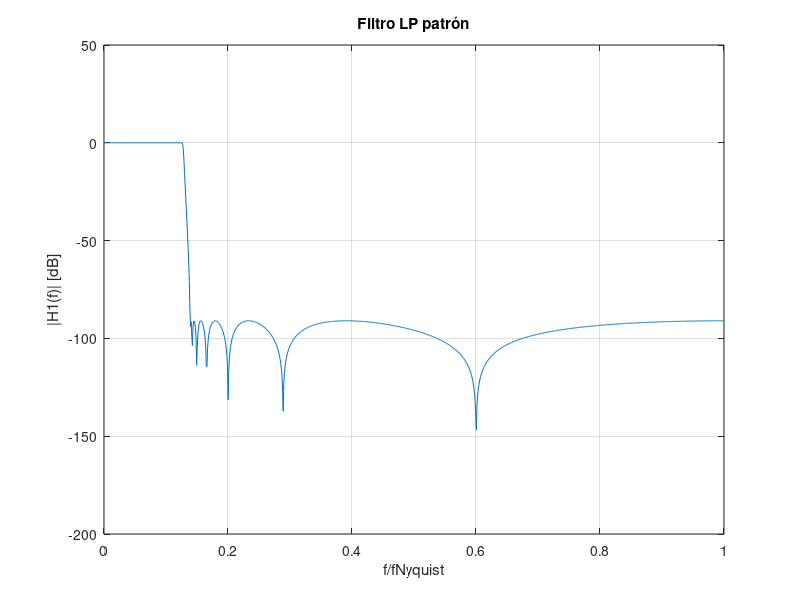
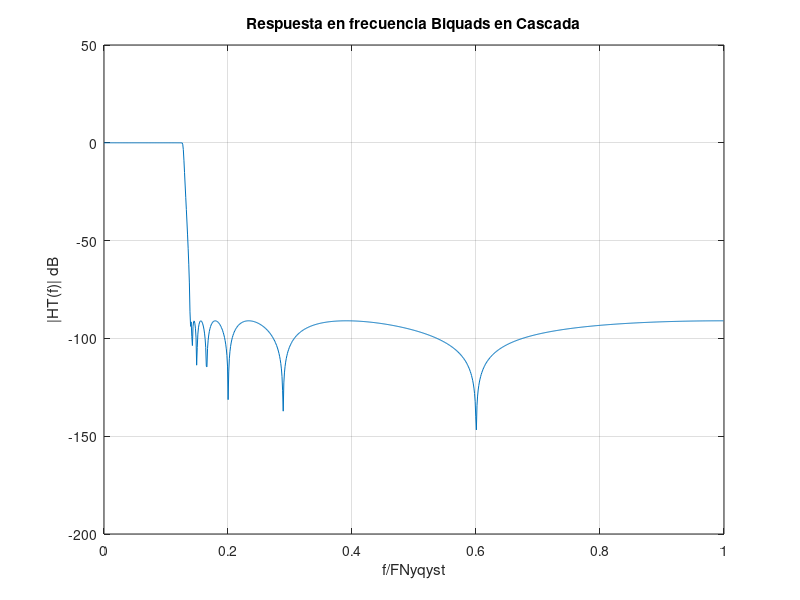
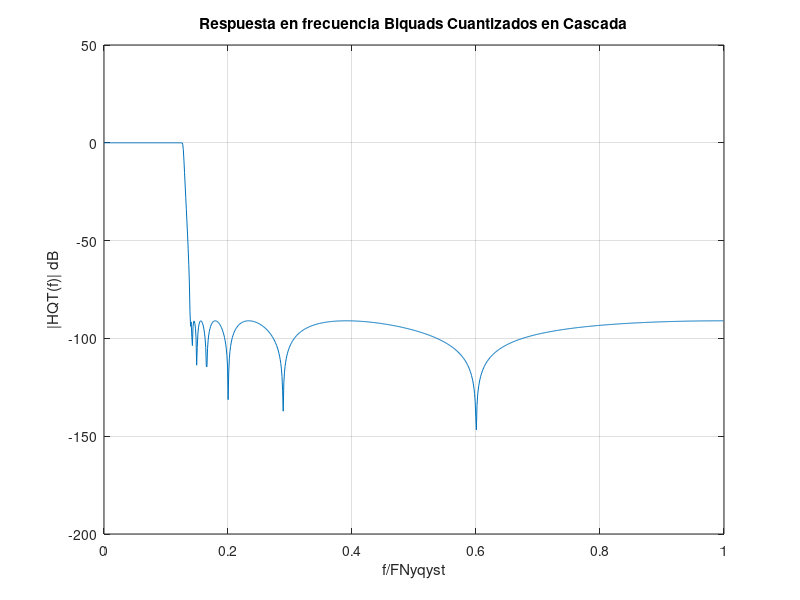
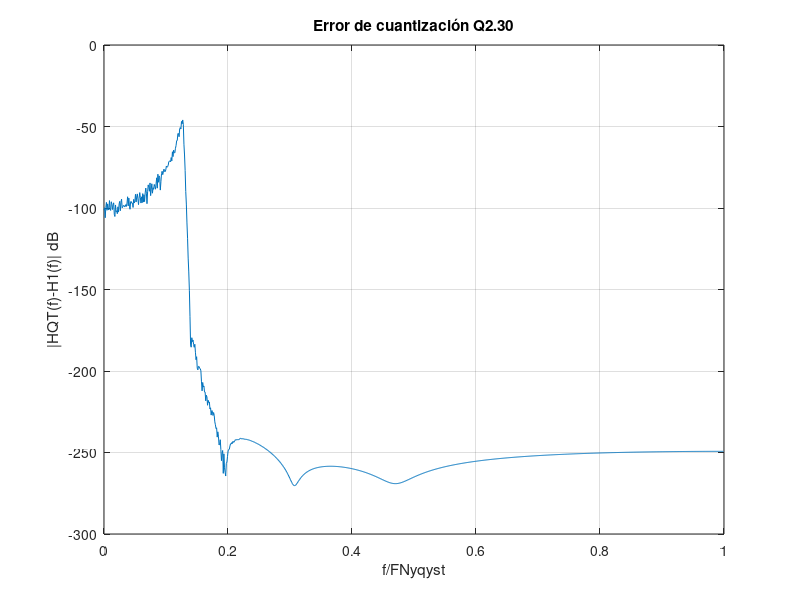

Write the MATLAB code that produced these figures, in order.
%
% LP_Configurable
%
% Autor: Dr. Carlos Romero
% 
% Historial
%
% 20/10/2021: Primera edición
%
% Descripción
%
% Estudio para diseño de filtro LP configurable para el proyecto STAMINA, bloque
% Noise Generator.
%
% La idea es diseñar un filtro patrón Hp(z), IIR y utilizar la transformación de
% Contastinides para modificar la banda de paso del filtro.

pkg load signal;

% Especificaciones del filtro patrón
fp=1/8;
Wp=1/64;
Rp=0.001;
Rs=91;

% Orden del filtro patrón IIR elíptico
Npatron=ellipord(fp,fp+Wp,Rp,Rs);

% Diseño filtro IIR elíptico
[B1,A1]=ellip(Npatron,Rp,Rs,fp);
[H1,W]=freqz(B1,A1,1024);
figure(1);plot(W/pi,20*log10(abs(H1)));grid;xlabel('f/fNyquist');
ylabel('|H1(f)| [dB]');title('Filtro LP patrón');


% Obtención de Biquads
K=B1(1);
B1n=B1./K;
Z1=roots(B1n);
P1=roots(A1);

N1=real(conv([1 -Z1(1)],[1 -Z1(2)]));
N2=real(conv([1 -Z1(3)],[1 -Z1(4)]));
N3=real(conv([1 -Z1(5)],[1 -Z1(6)]));
N4=real(conv([1 -Z1(7)],[1 -Z1(8)]));
N5=real(conv([1 -Z1(9)],[1 -Z1(10)]));
N6=real(conv([1 -Z1(11)],[1 -Z1(12)]));
N7=real(conv([1 -Z1(13)],[1 -Z1(14)]));

D1=real(conv([1 -P1(1)],[1 -P1(2)]));
D2=real(conv([1 -P1(3)],[1 -P1(4)]));
D3=real(conv([1 -P1(5)],[1 -P1(6)]));
D4=real(conv([1 -P1(7)],[1 -P1(8)]));
D5=real(conv([1 -P1(9)],[1 -P1(10)]));
D6=real(conv([1 -P1(11)],[1 -P1(12)]));
D7=real(conv([1 -P1(13)],[1 -P1(14)]));

[HB1,W]=freqz(N1,D1,1024);
[HB2,W]=freqz(N2,D2,1024);
[HB3,W]=freqz(N3,D3,1024);
[HB4,W]=freqz(N4,D4,1024);
[HB5,W]=freqz(N5,D5,1024);
[HB6,W]=freqz(N6,D6,1024);
[HB7,W]=freqz(N7,D7,1024);

HBT=K.*(HB1.*HB2.*HB3.*HB4.*HB5.*HB6.*HB7);

figure(2);plot(W/pi,20*log10(abs(HBT)));grid;xlabel('f/FNyqyst');
ylabel('|HT(f)| dB');title('Respuesta en frecuencia Biquads en Cascada');

% Gestión del escalado K1 para que las salidas de los biquad estén normalizados
K1=1/abs(HB1(63));
K2=1/abs(HB2(63));
K3=1/abs(HB3(63));
K4=1/abs(HB4(63));
K5=1/abs(HB5(63));
K6=1/abs(HB6(63));
K7=K/(K1*K2*K3*K4*K5*K6);
%K1=K;

% Cuantización coeficientes Q2.30
Nq1=round(N1*K1*2^30);
Dq1=round(D1*2^30);
Nq2=round(N2*K2*2^30);
Dq2=round(D2*2^30);
Nq3=round(N3*K3*2^30);
Dq3=round(D3*2^30);
Nq4=round(N4*K4*2^30);
Dq4=round(D4*2^30);
Nq5=round(N5*K5*2^30);
Dq5=round(D5*2^30);
Nq6=round(N6*K6*2^30);
Dq6=round(D6*2^30);
Nq7=round(N7*K7*2^30);
Dq7=round(D7*2^30);


NQ1=Nq1./2^30;
DQ1=Dq1./2^30;
NQ2=Nq2./2^30;
DQ2=Dq2./2^30;
NQ3=Nq3./2^30;
DQ3=Dq3./2^30;
NQ4=Nq4./2^30;
DQ4=Dq4./2^30;
NQ5=Nq5./2^30;
DQ5=Dq5./2^30;
NQ6=Nq6./2^30;
DQ6=Dq6./2^30;
NQ7=Nq7./2^30;
DQ7=Dq7./2^30;


[HQB1,W]=freqz(NQ1,DQ1,1024);
[HQB2,W]=freqz(NQ2,DQ2,1024);
[HQB3,W]=freqz(NQ3,DQ3,1024);
[HQB4,W]=freqz(NQ4,DQ4,1024);
[HQB5,W]=freqz(NQ5,DQ5,1024);
[HQB6,W]=freqz(NQ6,DQ6,1024);
[HQB7,W]=freqz(NQ7,DQ7,1024);

HQBT=HQB1.*HQB2.*HQB3.*HQB4.*HQB5.*HQB6.*HQB7;

figure(3);plot(W/pi,20*log10(abs(HQBT)));grid;xlabel('f/FNyqyst');
ylabel('|HQT(f)| dB');title('Respuesta en frecuencia Biquads Cuantizados en Cascada');

% Error Cuantización
figure(4);plot(W/pi,20*log10(abs(HQBT-H1)));grid;xlabel('f/FNyqyst');
ylabel('|HQT(f)-H1(f)| dB');title('Error de cuantización Q2.30');

% Muestra en pantalla los coeficientes Q2.30
%Kq1
%[Nq1 Dq1;Nq2 Dq2;Nq3 Dq3;Nq4 Dq4;Nq5 Dq5;Nq6 Dq6;Nq7 Dq7]


% Prueba de transformación LP a LP
Fsampling=200e6;
W=50e6;

FC=W/2;             % Frecuencia de paso analógico filtro transformado
F0=Fsampling*fp/2;  % Frecuencia de paso analógica filtro patrón

alfa=sin((F0-FC)/(2*Fsampling))/sin((F0+FC)/(2*Fsampling));

MT=[1 -alfa alfa^2;-2*alfa 1+alfa^2 -2*alfa;alfa^2 -alfa 1];

BT1=MT*NQ1';
AT1=MT*DQ1';
BT2=MT*NQ2';
AT2=MT*DQ2';
BT3=MT*NQ3';
AT3=MT*DQ3';
BT4=MT*NQ4';
AT4=MT*DQ4';
BT5=MT*NQ5';
AT5=MT*DQ5';
BT6=MT*NQ6';
AT6=MT*DQ6';
BT7=MT*NQ7';
AT7=MT*DQ7';


[HT1,W]=freqz(BT1,AT1,1024);
[HT2,W]=freqz(BT2,AT2,1024);
[HT3,W]=freqz(BT3,AT3,1024);
[HT4,W]=freqz(BT4,AT4,1024);
[HT5,W]=freqz(BT5,AT5,1024);
[HT6,W]=freqz(BT6,AT6,1024);
[HT7,W]=freqz(BT7,AT7,1024);

HT=HT1.*HT2.*HT3.*HT4.*HT5.*HT6.*HT7;
figure(5);plot(W/pi,20*log10(abs(HT)));grid;xlabel('f/FNyqyst');
ylabel('|HT(f)| dB');title('Filtro Transformado');


% Prueba de filtrado de señales
l=1:1024;
f1=1/4-1/16;

%x1(l)=sin(2*pi*(l-1)*f1/2);

x1=randn([1 1024]);


xf1=filter(NQ1,DQ1,x1);
xf2=filter(NQ2,DQ2,xf1);
xf3=filter(NQ3,DQ3,xf2);
xf4=filter(NQ4,DQ4,xf3);
xf5=filter(NQ5,DQ5,xf4);
xf6=filter(NQ6,DQ6,xf5);
xf7=filter(NQ7,DQ7,xf6);

yf1=filter(BT1,AT1,x1);
yf2=filter(BT2,AT2,yf1);
yf3=filter(BT3,AT3,yf2);
yf4=filter(BT4,AT4,yf3);
yf5=filter(BT5,AT5,yf4);
yf6=filter(BT6,AT6,yf5);
yf7=filter(BT7,AT7,yf6);

[X,W]=freqz(x1/512,1,1024);
[XF,W]=freqz(xf7/512,1,1024);
[YF,W]=freqz(yf7/512,1,1024);

figure(6);plot(W/pi,20*log10(abs(X)));grid;xlabel('f/Nyquist');
ylabel('|X(f)| dB');title('Señal de test');

figure(7);plot(W/pi,20*log10(abs(XF)));grid;xlabel('f/Nyquist');
ylabel('|XF(f)| dB');title('Señal Filtrado Patrón');

figure(8);plot(W/pi,20*log10(abs(YF)));grid;xlabel('f/Nyquist');
ylabel('|X(f)| dB');title('Señal Filtrado Transformado');

figure(9);plot(l-1,xf1);grid;xlabel('n');
ylabel('xf1');title('Salida filtro 1');

figure(10);plot(l-1,xf2);grid;xlabel('n');
ylabel('xf2');title('Salida filtro 2');

figure(11);plot(l-1,xf3);grid;xlabel('n');
ylabel('xf3');title('Salida filtro 3');

figure(12);plot(l-1,xf4);grid;xlabel('n');
ylabel('xf4');title('Salida filtro 4');

figure(13);plot(l-1,xf5);grid;xlabel('n');
ylabel('xf5');title('Salida filtro 5');

figure(14);plot(l-1,xf6);grid;xlabel('n');
ylabel('xf6');title('Salida filtro 6');

figure(15);plot(l-1,xf7);grid;xlabel('n');
ylabel('xf7');title('Salida filtro 7');
